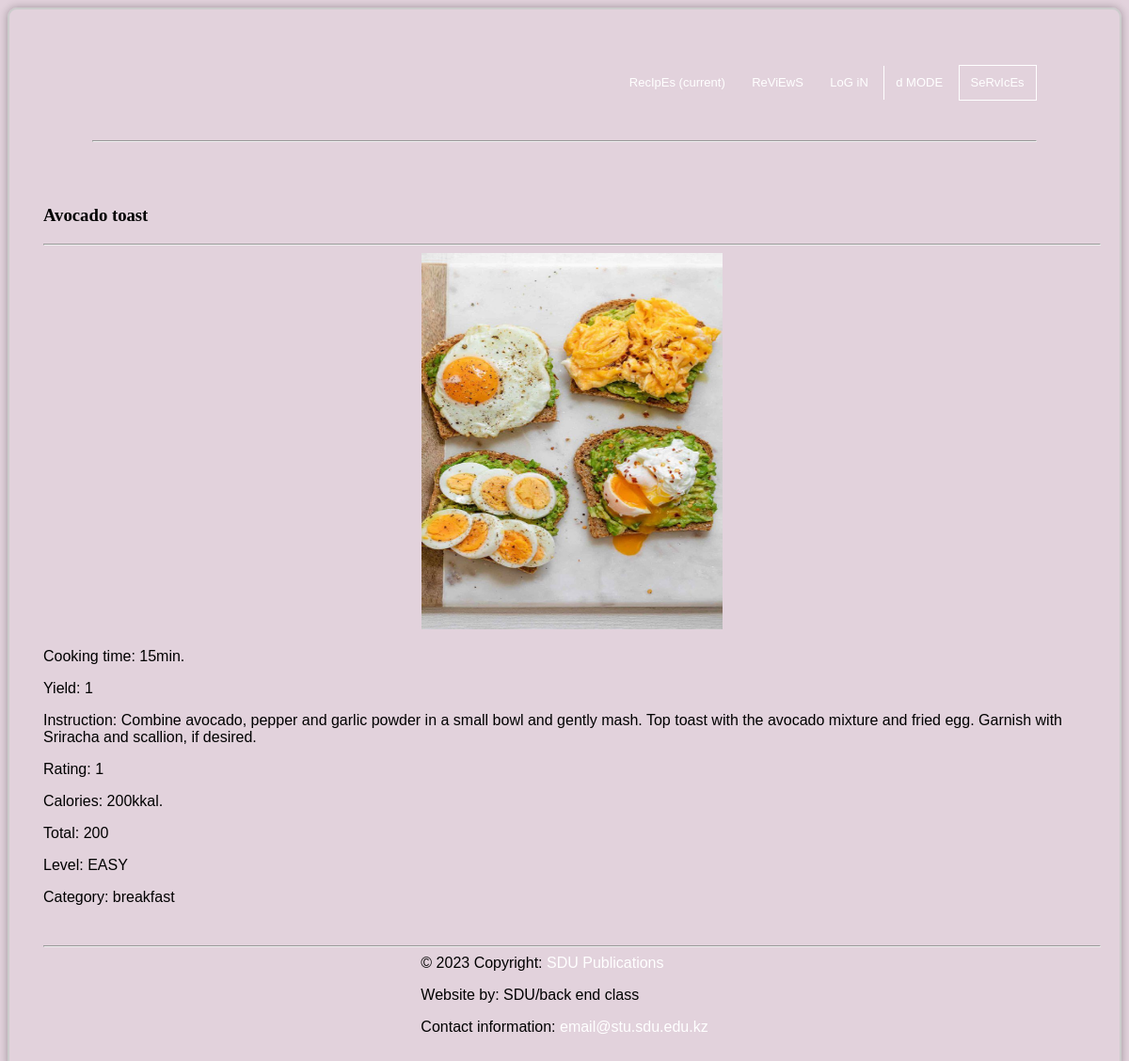
Page /recipe/3/ on the committed database.
### recipes/models.py (models this page shows, shortened)
class Recipes(models.Model):
    name = models.CharField(max_length=50)
    cooking = models.IntegerField()
    crop = models.IntegerField()
    instruction = models.TextField(max_length=500)
    rating = models.IntegerField(default=1)
    calories = models.IntegerField()
    total = models.IntegerField()
    image = models.ImageField(blank=True, upload_to='photo/')
    class difficulty(models.TextChoices):
        EASY = "EASY", "Easy"
        MEDIUM = "MEDIUM", "Medium"
        HARD = "HARD", "Hard"
    level = models.CharField(choices=difficulty.choices, max_length=10)
    category = models.ForeignKey(Category, on_delete=models.CASCADE)

class Category(models.Model):
    name = models.CharField(max_length=50)
    def __str__(self):
        return self.name

### recipes/views.py (the view)
# urls.py: path('recipe/<int:pk>/', recipe_detail, name='recipe_detail'),
def recipe_detail(request, pk):
    if pk is not None:
        recipe = get_object_or_404(Recipes, pk=pk)
    else:
        recipe = None
    reviews = recipe.review_set.all()
    if reviews:
        rating = average_rating([review.rating for review in reviews])
        context = {"recipe": recipe, "rating": rating, "reviews": reviews}
    else:
        context = {"recipe": recipe, "rating": None, "reviews": None}
    return render(request, 'recipes/detail.html', context)

### recipes/templates/recipes/detail.html (shortened to what this page needs)
{% extends 'recipes/main.html' %}
{% block content %}
<div style="padding-left: 1rem;">
   <br>
    <h3>{{recipe.name}}</h3>
    <hr>
  <div class="row g-0">
    <div class="col-md-3" style="align: center;">
      <img style="height: 25rem; width: 20rem;" src="{{ recipe.image.url }}">
    </div>
    <div class="col-md-9">
      <div class="card-body">
          <p class="card-text">Cooking time: {{recipe.cooking}}min.</p>
          <p class="card-text">Yield: {{recipe.crop}}</p>
          <p class="card-text">Instruction: {{recipe.instruction}}</p>
          <p class="card-text">Rating: {{recipe.rating}}</p>
          <p class="card-text">Calories: {{recipe.calories}}kkal.</p>
          <p class="card-text">Total: {{recipe.total}}</p>
          <p class="card-text">Level: {{recipe.level}}</p>
          <p class="card-text">Category: {{recipe.category}}</p>
      <br>
      </div>
    </div>
  </div>
{% if not reviews %}
            <hr style="background-color:white">
      {% endif %}
</div>
{% endblock %}

### static/main.css (style rules this page uses)
body { font-family: 'Source Sans Pro', sans-serif; background-color: #e2d2dc }
h1, h2, h3, h4, h5, h6 { font-family: 'Libre Baskerville', serif; color: black; }
.row { display: flex; flex-wrap: wrap; align-items: center; justify-content: center; }

### rows in the picture
Recipes: name "Avocado toast", image (picture), cooking "15", crop "1", instruction "Combine avocado, pepper and garlic powder in a small bowl and gently mash. Top toast with the avocado mixture and fried egg. Garnish with Sriracha and scallion, if desired.", rating "1", calories "200", total "200", level "EASY", category "breakfast"
